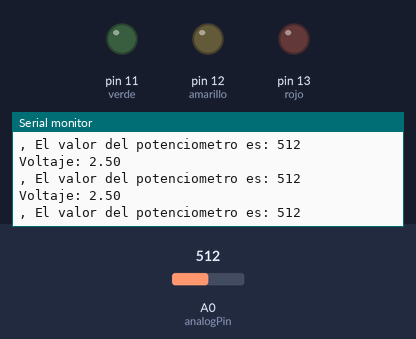
A sketch run on a simulated Arduino Uno, built with avr-gcc and run on an emulated ATmega328P. Shown: output pins drawn as LEDs (lit = HIGH), the last lines printed to the serial monitor. Inputs (shaded band) come from the test bench; at power-on: A0 (analogPin) = 512.

Above: at 1.2 s.
1.3 s: A0 (analogPin) set to 107
At 1.4 s:
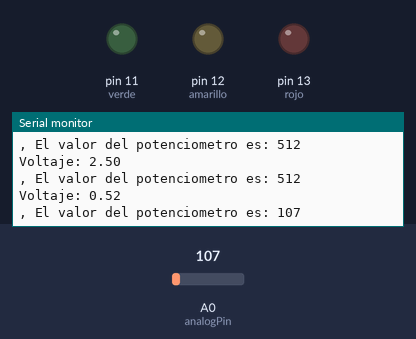
2.8 s: A0 (analogPin) set to 95
At 2.83 s:
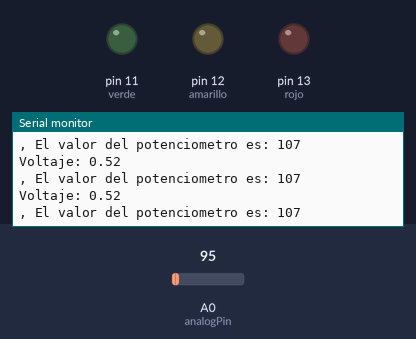
Timing chart, 0 to 5.8 s (numbered marks = the images above; inputs shaded):
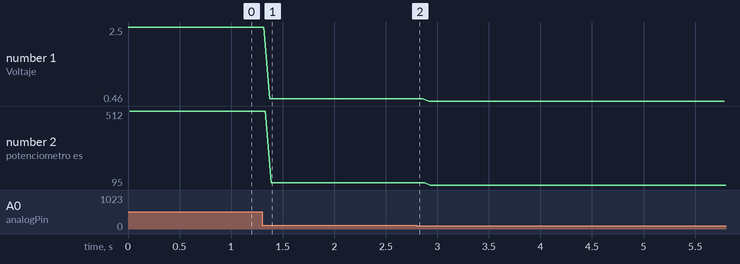

Measured:
- after the input at 1.3 s, the serial monitor: prints a new line after 0.07 s (image 1)
- plotted number 1: 2.5 → 0.52 after the input at 1.3 s, 0.52 → 0.46 after the input at 2.8 s
- plotted number 2: 512 → 107 after the input at 1.3 s, 107 → 95 after the input at 2.8 s

The sketch:

Semaforo_no_inteligente_un_potenciometro_tres_led.ino
```cpp
// un potenciometro 3 led

// variables
int  valorPotenciometro;
float voltaje;
// declaracionde la variable constante
const int rojo = 13;  // led
const int amarillo = 12; // led
const int verde = 11; // led
const int analogPin= 0; // variable A0


void setup() {
  //
  Serial.begin(9600);

  pinMode(rojo,OUTPUT); // pin  13  de salida
  pinMode(amarillo,OUTPUT); //  pin de 12 de salida digital
  pinMode(verde,OUTPUT); //   pin de 11 de salida digital

}

void loop() {
  //
  valorPotenciometro = analogRead (analogPin); // leer el pin del brillo
  // para el Voltaje
  voltaje = valorPotenciometro * (5.0 / 1023.0);

  // creamos una estructura de control para led  rojo
  if ( valorPotenciometro == 716 ) // potenciometro 3.5 voltio  led rojo
   {
    	digitalWrite(verde,LOW);
    	digitalWrite(amarillo,LOW);
    	digitalWrite(rojo,HIGH);
  }
    // creamos una estructura de control para led amarillo
  if ( valorPotenciometro == 921 ){ // potenciometro  4.5 voltio  led rojo
    	digitalWrite(verde,LOW);
    	digitalWrite(amarillo,HIGH);
    	digitalWrite(rojo,LOW);

  }
   // creamos un estructura de control para led verde
  if ( valorPotenciometro == 982 ){ // de  verde 4.8 voltio
    digitalWrite(verde,HIGH);
    digitalWrite(amarillo,LOW);
    digitalWrite(rojo,LOW);
  }
  //
  else {
    digitalWrite(verde,LOW);
    digitalWrite(amarillo,LOW);
    digitalWrite(rojo,LOW);

  }
  // datos Salida de  potecimemtro y la salida de voltaje
  Serial.print("Voltaje: ");
  Serial.println(voltaje);
  Serial.print(", El valor del potenciometro es: ");
  Serial.println( valorPotenciometro); // imprimir el voltaje  de salida
  Serial.println();

}
```
